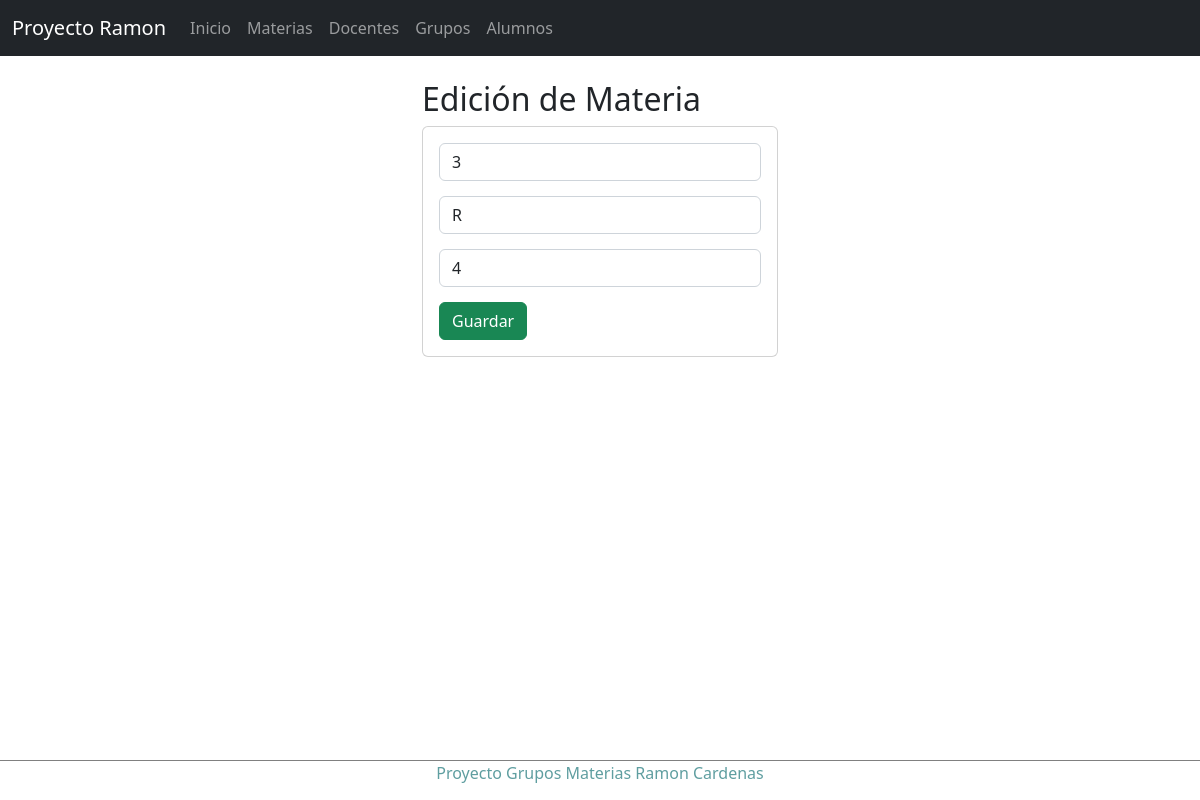
Page /edicionMateria/3 on the earlier database version.
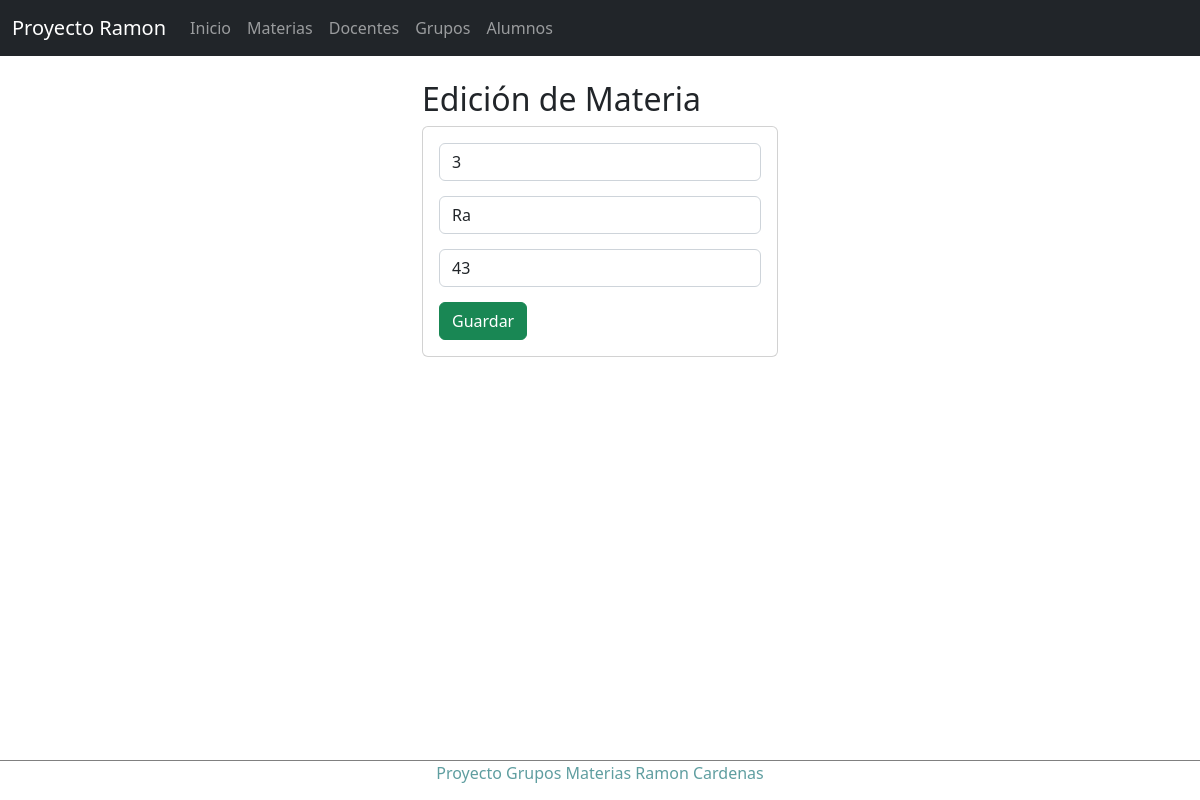
Same page on the later database version.
### Apps/Horario/models.py (models this page shows, shortened)
class Materia(models.Model):
    idMateria=models.CharField(primary_key=True,max_length=6)
    nombreMateria=models.CharField(max_length=50)
    creditosMateria=models.PositiveSmallIntegerField()

### Apps/Horario/views.py (the view)
# urls.py: path('edicionMateria/<idMateria>', views.edicionMateria),
def edicionMateria(request, idMateria):
    materia = Materia.objects.get(idMateria=idMateria)
    return render(request, "materias/edicionMaterias.html", {"materia": materia})

### Apps/Horario/templates/materias/edicionMaterias.html (shortened to what this page needs)
{% extends "../base.html" %}
{% block body %}
<div class="row">
    <div class="col-md-4 offset-md-4">
        <h2>Edición de Materia</h2>
        <div class="card">
            <div class="card-body">
                <form action="/editarMateria/" method="POST">{% csrf_token %}
                    <div class="form-group">
                        <input type="text" id="idMateria" name="idMateria" value="{{materia.idMateria}}" class="form-control" placeholder="Id"
                            minlength="1" maxlength="6" readonly required>
                    </div>
                    <div class="form-group">
                        <input type="text" id="nombreMateria" name="nombreMateria" value="{{materia.nombreMateria}}" class="form-control" placeholder="Nombre"
                            maxlength="50" required>
                    </div>
                    <div class="form-group">
                        <input type="text" id="creditosMateria" name="creditosMateria" value="{{materia.creditosMateria}}" class="form-control" min="1" max="2"
                            value="1" required>
                    </div>
                    <div class="form-group">
                        <button type="submit" class="btn btn-success btn-block text-white">Guardar</button>
                    </div>
                </form>
            </div>
        </div>
    </div>
</div>
{% endblock %}

Differences in the rows shown:
changed Materia id 3: nombreMateria "R" → "Ra"; creditosMateria "4" → "43"
